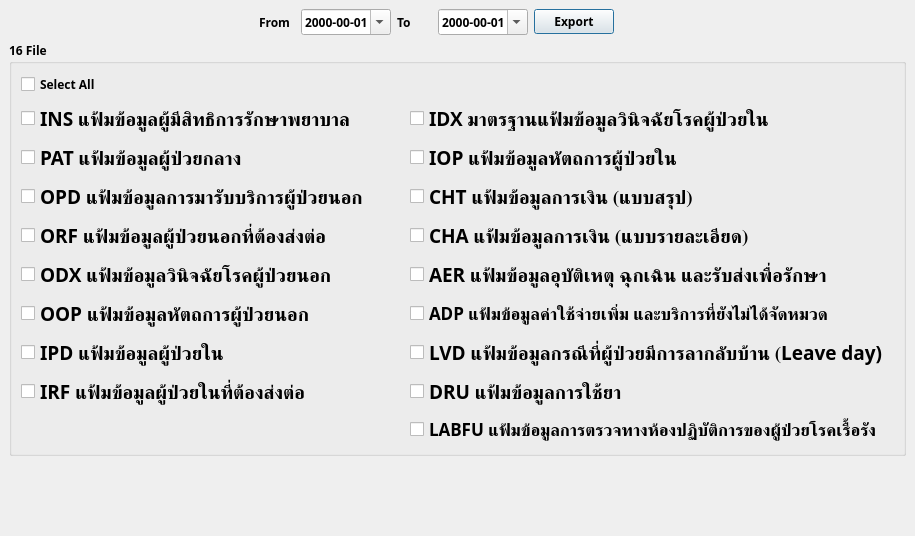
<?xml version="1.0" encoding="UTF-8"?>
<ui version="4.0">
 <class>MainWindow</class>
 <widget class="QMainWindow" name="MainWindow">
  <property name="geometry">
   <rect>
    <x>0</x>
    <y>0</y>
    <width>915</width>
    <height>536</height>
   </rect>
  </property>
  <property name="minimumSize">
   <size>
    <width>915</width>
    <height>536</height>
   </size>
  </property>
  <property name="maximumSize">
   <size>
    <width>915</width>
    <height>536</height>
   </size>
  </property>
  <property name="windowTitle">
   <string>Export e-Claim v.1.0.0</string>
  </property>
  <property name="windowIcon">
   <iconset resource="../images/MainImages.qrc">
    <normaloff>:/images/logo.png</normaloff>:/images/logo.png</iconset>
  </property>
  <property name="locale">
   <locale language="English" country="UnitedStates"/>
  </property>
  <widget class="QWidget" name="centralwidget">
   <layout class="QGridLayout" name="gridLayout_2">
    <item row="2" column="0" colspan="18">
     <widget class="QLabel" name="label_show">
      <property name="font">
       <font>
        <family>TH SarabunPSK</family>
        <pointsize>17</pointsize>
        <weight>75</weight>
        <bold>true</bold>
       </font>
      </property>
      <property name="text">
       <string/>
      </property>
     </widget>
    </item>
    <item row="1" column="0" colspan="18">
     <widget class="QGroupBox" name="groupBox">
      <property name="font">
       <font>
        <family>Segoe UI Black</family>
        <pointsize>9</pointsize>
        <weight>75</weight>
        <bold>true</bold>
       </font>
      </property>
      <property name="title">
       <string>16 File</string>
      </property>
      <layout class="QGridLayout" name="gridLayout">
       <item row="0" column="0">
        <widget class="QCheckBox" name="checkBox">
         <property name="text">
          <string>Select All</string>
         </property>
        </widget>
       </item>
       <item row="1" column="0">
        <widget class="QCheckBox" name="checkBox_ins">
         <property name="font">
          <font>
           <family>TH SarabunPSK</family>
           <pointsize>14</pointsize>
           <weight>75</weight>
           <bold>true</bold>
          </font>
         </property>
         <property name="text">
          <string>INS แฟ้มข้อมูลผู้มีสิทธิการรักษาพยาบาล </string>
         </property>
        </widget>
       </item>
       <item row="1" column="1">
        <widget class="QCheckBox" name="checkBox_idx">
         <property name="font">
          <font>
           <family>TH SarabunPSK</family>
           <pointsize>14</pointsize>
           <weight>75</weight>
           <bold>true</bold>
          </font>
         </property>
         <property name="text">
          <string>IDX มาตรฐานแฟ้มข้อมูลวินิจฉัยโรคผู้ป่วยใน</string>
         </property>
        </widget>
       </item>
       <item row="2" column="0">
        <widget class="QCheckBox" name="checkBox_pat">
         <property name="font">
          <font>
           <family>TH SarabunPSK</family>
           <pointsize>14</pointsize>
           <weight>75</weight>
           <bold>true</bold>
          </font>
         </property>
         <property name="text">
          <string>PAT แฟ้มข้อมูลผู้ป่วยกลาง </string>
         </property>
        </widget>
       </item>
       <item row="2" column="1">
        <widget class="QCheckBox" name="checkBox_iop">
         <property name="font">
          <font>
           <family>TH SarabunPSK</family>
           <pointsize>14</pointsize>
           <weight>75</weight>
           <bold>true</bold>
          </font>
         </property>
         <property name="text">
          <string>IOP แฟ้มข้อมูลหัตถการผู้ป่วยใน</string>
         </property>
        </widget>
       </item>
       <item row="3" column="0">
        <widget class="QCheckBox" name="checkBox_opd">
         <property name="font">
          <font>
           <family>TH SarabunPSK</family>
           <pointsize>14</pointsize>
           <weight>75</weight>
           <bold>true</bold>
          </font>
         </property>
         <property name="text">
          <string>OPD แฟ้มข้อมูลการมารับบริการผู้ป่วยนอก</string>
         </property>
        </widget>
       </item>
       <item row="3" column="1">
        <widget class="QCheckBox" name="checkBox_cht">
         <property name="font">
          <font>
           <family>TH SarabunPSK</family>
           <pointsize>14</pointsize>
           <weight>75</weight>
           <bold>true</bold>
          </font>
         </property>
         <property name="text">
          <string>CHT แฟ้มข้อมูลการเงิน (แบบสรุป)</string>
         </property>
        </widget>
       </item>
       <item row="4" column="0">
        <widget class="QCheckBox" name="checkBox_orf">
         <property name="font">
          <font>
           <family>TH SarabunPSK</family>
           <pointsize>14</pointsize>
           <weight>75</weight>
           <bold>true</bold>
          </font>
         </property>
         <property name="text">
          <string>ORF แฟ้มข้อมูลผู้ป่วยนอกที่ต้องส่งต่อ</string>
         </property>
        </widget>
       </item>
       <item row="4" column="1">
        <widget class="QCheckBox" name="checkBox_cha">
         <property name="font">
          <font>
           <family>TH SarabunPSK</family>
           <pointsize>14</pointsize>
           <weight>75</weight>
           <bold>true</bold>
          </font>
         </property>
         <property name="text">
          <string>CHA แฟ้มข้อมูลการเงิน (แบบรายละเอียด) </string>
         </property>
        </widget>
       </item>
       <item row="5" column="0">
        <widget class="QCheckBox" name="checkBox_odx">
         <property name="font">
          <font>
           <family>TH SarabunPSK</family>
           <pointsize>14</pointsize>
           <weight>75</weight>
           <bold>true</bold>
          </font>
         </property>
         <property name="text">
          <string>ODX แฟ้มข้อมูลวินิจฉัยโรคผู้ป่วยนอก </string>
         </property>
        </widget>
       </item>
       <item row="5" column="1">
        <widget class="QCheckBox" name="checkBox_aer">
         <property name="font">
          <font>
           <family>TH SarabunPSK</family>
           <pointsize>14</pointsize>
           <weight>75</weight>
           <bold>true</bold>
          </font>
         </property>
         <property name="text">
          <string>AER แฟ้มข้อมูลอุบัติเหตุ ฉุกเฉิน และรับส่งเพื่อรักษา </string>
         </property>
        </widget>
       </item>
       <item row="6" column="0">
        <widget class="QCheckBox" name="checkBox_oop">
         <property name="font">
          <font>
           <family>TH SarabunPSK</family>
           <pointsize>14</pointsize>
           <weight>75</weight>
           <bold>true</bold>
          </font>
         </property>
         <property name="text">
          <string>OOP แฟ้มข้อมูลหัตถการผู้ป่วยนอก </string>
         </property>
        </widget>
       </item>
       <item row="6" column="1">
        <widget class="QCheckBox" name="checkBox_adp">
         <property name="font">
          <font>
           <family>TH SarabunPSK</family>
           <pointsize>13</pointsize>
           <weight>75</weight>
           <bold>true</bold>
          </font>
         </property>
         <property name="text">
          <string>ADP แฟ้มข้อมูลค่าใช้จ่ายเพิ่ม และบริการที่ยังไม่ได้จัดหมวด </string>
         </property>
        </widget>
       </item>
       <item row="7" column="0">
        <widget class="QCheckBox" name="checkBox_ipd">
         <property name="font">
          <font>
           <family>TH SarabunPSK</family>
           <pointsize>14</pointsize>
           <weight>75</weight>
           <bold>true</bold>
          </font>
         </property>
         <property name="text">
          <string>IPD แฟ้มข้อมูลผู้ป่วยใน </string>
         </property>
        </widget>
       </item>
       <item row="7" column="1">
        <widget class="QCheckBox" name="checkBox_lvd">
         <property name="font">
          <font>
           <family>TH SarabunPSK</family>
           <pointsize>14</pointsize>
           <weight>75</weight>
           <bold>true</bold>
          </font>
         </property>
         <property name="text">
          <string>LVD แฟ้มข้อมูลกรณีที่ผู้ป่วยมีการลากลับบ้าน (Leave day) </string>
         </property>
        </widget>
       </item>
       <item row="8" column="0">
        <widget class="QCheckBox" name="checkBox_irf">
         <property name="font">
          <font>
           <family>TH SarabunPSK</family>
           <pointsize>14</pointsize>
           <weight>75</weight>
           <bold>true</bold>
          </font>
         </property>
         <property name="text">
          <string>IRF แฟ้มข้อมูลผู้ป่วยในที่ต้องส่งต่อ</string>
         </property>
        </widget>
       </item>
       <item row="8" column="1">
        <widget class="QCheckBox" name="checkBox_dru">
         <property name="font">
          <font>
           <family>TH SarabunPSK</family>
           <pointsize>14</pointsize>
           <weight>75</weight>
           <bold>true</bold>
          </font>
         </property>
         <property name="text">
          <string>DRU แฟ้มข้อมูลการใช้ยา</string>
         </property>
        </widget>
       </item>
       <item row="9" column="1">
        <widget class="QCheckBox" name="checkBox_labfu">
         <property name="font">
          <font>
           <family>TH SarabunPSK</family>
           <pointsize>13</pointsize>
           <weight>75</weight>
           <bold>true</bold>
          </font>
         </property>
         <property name="text">
          <string>LABFU แฟ้มข้อมูลการตรวจทางห้องปฏิบัติการของผู้ป่วยโรคเรื้อรัง</string>
         </property>
        </widget>
       </item>
      </layout>
     </widget>
    </item>
    <item row="0" column="9">
     <widget class="QDateEdit" name="dateEdit_to">
      <property name="font">
       <font>
        <family>Segoe UI Black</family>
        <pointsize>9</pointsize>
        <weight>75</weight>
        <bold>true</bold>
       </font>
      </property>
      <property name="locale">
       <locale language="English" country="UnitedStates"/>
      </property>
      <property name="displayFormat">
       <string>yyyy-mm-dd</string>
      </property>
      <property name="calendarPopup">
       <bool>true</bool>
      </property>
     </widget>
    </item>
    <item row="0" column="7">
     <widget class="QDateEdit" name="dateEdit_from">
      <property name="font">
       <font>
        <family>Segoe UI Black</family>
        <pointsize>9</pointsize>
        <weight>75</weight>
        <bold>true</bold>
       </font>
      </property>
      <property name="locale">
       <locale language="English" country="UnitedStates"/>
      </property>
      <property name="displayFormat">
       <string>yyyy-mm-dd</string>
      </property>
      <property name="calendarPopup">
       <bool>true</bool>
      </property>
      <property name="currentSectionIndex">
       <number>0</number>
      </property>
      <property name="timeSpec">
       <enum>Qt::LocalTime</enum>
      </property>
     </widget>
    </item>
    <item row="0" column="6">
     <widget class="QLabel" name="label">
      <property name="font">
       <font>
        <family>Segoe UI Black</family>
        <pointsize>9</pointsize>
        <weight>75</weight>
        <bold>true</bold>
       </font>
      </property>
      <property name="text">
       <string>From</string>
      </property>
     </widget>
    </item>
    <item row="0" column="10">
     <widget class="QPushButton" name="pushButton">
      <property name="font">
       <font>
        <family>Segoe UI Black</family>
        <pointsize>9</pointsize>
        <weight>75</weight>
        <bold>true</bold>
       </font>
      </property>
      <property name="text">
       <string>Export</string>
      </property>
      <property name="icon">
       <iconset resource="../images/MainImages.qrc">
        <normaloff>:/images/outline_file_upload_black_48dp.png</normaloff>:/images/outline_file_upload_black_48dp.png</iconset>
      </property>
      <property name="iconSize">
       <size>
        <width>50</width>
        <height>20</height>
       </size>
      </property>
      <property name="autoDefault">
       <bool>false</bool>
      </property>
      <property name="default">
       <bool>true</bool>
      </property>
     </widget>
    </item>
    <item row="0" column="8">
     <widget class="QLabel" name="label_2">
      <property name="font">
       <font>
        <family>Segoe UI Black</family>
        <pointsize>9</pointsize>
        <weight>75</weight>
        <bold>true</bold>
       </font>
      </property>
      <property name="text">
       <string>To</string>
      </property>
     </widget>
    </item>
   </layout>
  </widget>
  <widget class="QMenuBar" name="menubar">
   <property name="geometry">
    <rect>
     <x>0</x>
     <y>0</y>
     <width>915</width>
     <height>26</height>
    </rect>
   </property>
  </widget>
 </widget>
 <resources>
  <include location="../images/MainImages.qrc"/>
 </resources>
 <connections/>
</ui>
